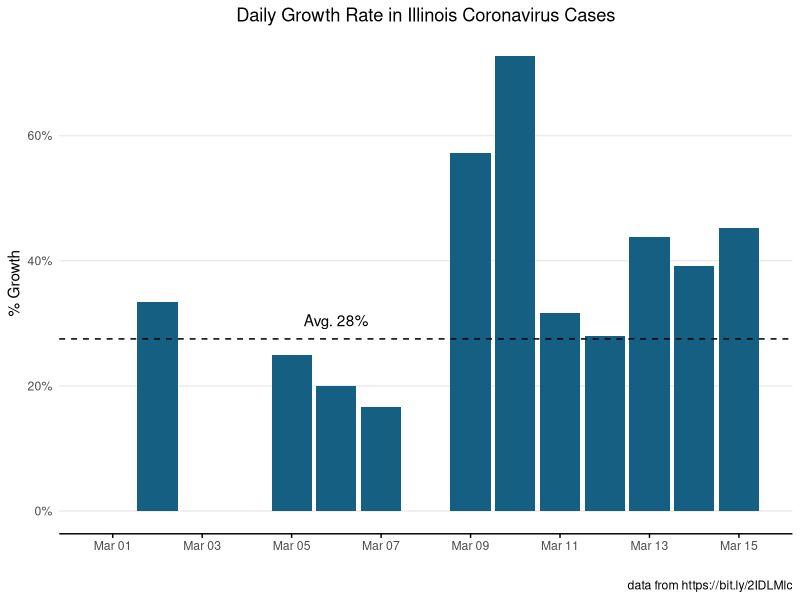
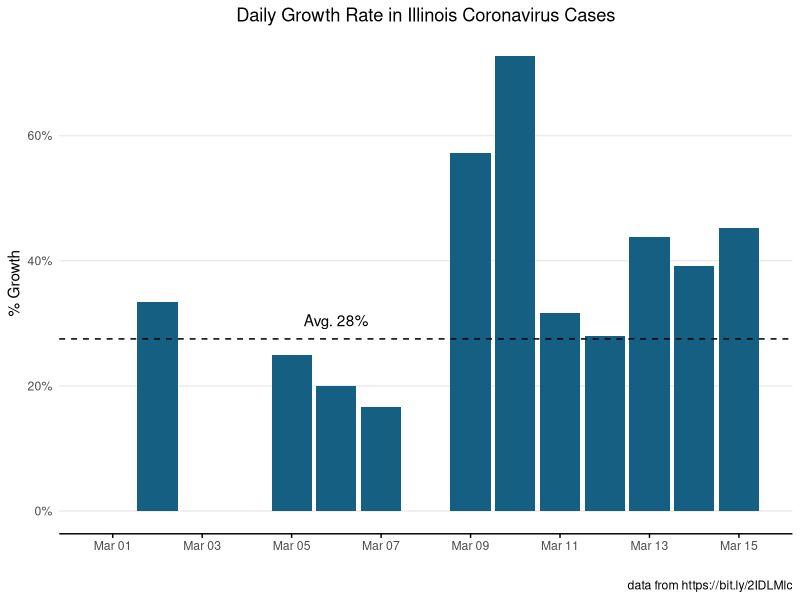

Recreate these plots in R, in order.
#' Simple projection of ILinois Covid-19 cases over time


# Load necessary libraries ------------------------------------------------

library(tidyverse)
library(here)
library(scales)


# Load data and calc % change ---------------------------------------------

df <- read_csv("data/IL-covid-19-cases.csv") %>%
  mutate(Date=as.Date(Date, "%m/%d/%y")) %>%
  mutate(percentChange=(Illinois-lag(Illinois))/lag(Illinois),
         newcases=Illinois-lag(Illinois))


dfMostRecent <- df %>%
  arrange(Date) %>%
  filter(row_number()==n()) %>%
  mutate(Date=as.Date(Date),
         lab=paste0(newcases, " new cases\n", percent(percentChange), " growth"))

todayDate <- format(dfMostRecent[[1, "Date"]],"%Y-%m-%d")

# Limit to data since March 1 ---------------------------------------------
df <- df %>%
  filter(Date>=as.Date("2020-03-01"))

meangrowth=mean(df$percentChange)

meangrowthlabel = paste("Avg.", percent(meangrowth))
ggplot(data=df) +
  geom_col(aes(x=Date, y=percentChange), fill="#155F83") +
  geom_hline(yintercept = meangrowth, linetype="dashed")+
  theme_minimal()+
  scale_y_continuous(labels = scales::percent)+
  scale_x_date(date_breaks = "2 day", date_labels = "%b %d")+
  ggtitle("Daily Growth Rate in Illinois Coronavirus Cases") +
  annotate("text", x=as.Date("2020-03-06"), y=meangrowth+.03 ,label=meangrowthlabel)+
  xlab("") + 
  ylab("% Growth")+
  labs(caption = "data from https://bit.ly/2IDLMlc")+
  theme(panel.grid.minor.x=element_blank(),
        panel.grid.major.x=element_blank(),
        plot.title = element_text(hjust = .5),
        panel.grid.minor.y=element_blank(),
        axis.line.x = element_line(color="black", size = .5),
        axis.ticks.x=element_line(),
        axis.ticks.length.x = unit(3, "pt"))

fname <- paste0("growth-", todayDate, ".png")

ggsave(here("output", fname), w=8, h=6)
